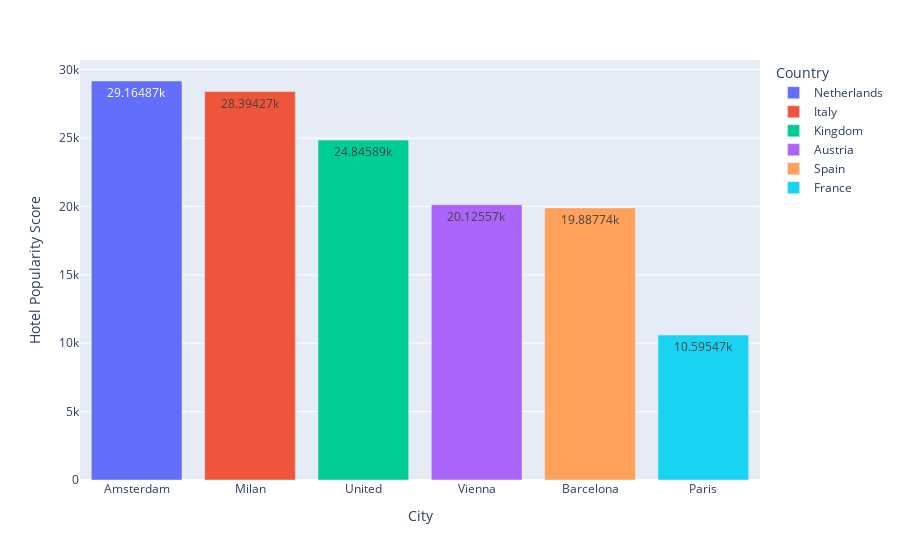

Notebook source saved alongside this figure:
### Code cell
px.bar(country_city_popularity.sort_values('Hotel Popularity Score', ascending=False),
             x='City', y='Hotel Popularity Score',
             color='Country',  
             text_auto=True)

### Figure 1 — Plotly figure (JSON) as saved in the notebook; plotly's stock layout.template omitted (floating-point values rounded to 4 significant figures)
{"data": [{"hovertemplate": "Country=Netherlands<br>City=%{x}<br>Hotel Popularity Score=%{y}<extra></extra>", "legendgroup": "Netherlands", "marker": {"color": "#636efa", "pattern": {"shape": ""}}, "name": "Netherlands", "orientation": "v", "showlegend": true, "textposition": "auto", "texttemplate": "%{y}", "type": "bar", "x": ["Amsterdam"], "xaxis": "x", "y": [29160.0], "yaxis": "y"}, {"hovertemplate": "Country=Italy<br>City=%{x}<br>Hotel Popularity Score=%{y}<extra></extra>", "legendgroup": "Italy", "marker": {"color": "#EF553B", "pattern": {"shape": ""}}, "name": "Italy", "orientation": "v", "showlegend": true, "textposition": "auto", "texttemplate": "%{y}", "type": "bar", "x": ["Milan"], "xaxis": "x", "y": [28390.0], "yaxis": "y"}, {"hovertemplate": "Country=Kingdom<br>City=%{x}<br>Hotel Popularity Score=%{y}<extra></extra>", "legendgroup": "Kingdom", "marker": {"color": "#00cc96", "pattern": {"shape": ""}}, "name": "Kingdom", "orientation": "v", "showlegend": true, "textposition": "auto", "texttemplate": "%{y}", "type": "bar", "x": ["United"], "xaxis": "x", "y": [24850.0], "yaxis": "y"}, {"hovertemplate": "Country=Austria<br>City=%{x}<br>Hotel Popularity Score=%{y}<extra></extra>", "legendgroup": "Austria", "marker": {"color": "#ab63fa", "pattern": {"shape": ""}}, "name": "Austria", "orientation": "v", "showlegend": true, "textposition": "auto", "texttemplate": "%{y}", "type": "bar", "x": ["Vienna"], "xaxis": "x", "y": [20130.0], "yaxis": "y"}, {"hovertemplate": "Country=Spain<br>City=%{x}<br>Hotel Popularity Score=%{y}<extra></extra>", "legendgroup": "Spain", "marker": {"color": "#FFA15A", "pattern": {"shape": ""}}, "name": "Spain", "orientation": "v", "showlegend": true, "textposition": "auto", "texttemplate": "%{y}", "type": "bar", "x": ["Barcelona"], "xaxis": "x", "y": [19890.0], "yaxis": "y"}, {"hovertemplate": "Country=France<br>City=%{x}<br>Hotel Popularity Score=%{y}<extra></extra>", "legendgroup": "France", "marker": {"color": "#19d3f3", "pattern": {"shape": ""}}, "name": "France", "orientation": "v", "showlegend": true, "textposition": "auto", "texttemplate": "%{y}", "type": "bar", "x": ["Paris"], "xaxis": "x", "y": [10600.0], "yaxis": "y"}], "layout": {"barmode": "relative", "legend": {"title": {"text": "Country"}, "tracegroupgap": 0}, "margin": {"t": 60}, "xaxis": {"anchor": "y", "domain": [0, 1], "title": {"text": "City"}}, "yaxis": {"anchor": "x", "domain": [0, 1], "title": {"text": "Hotel Popularity Score"}}}}
